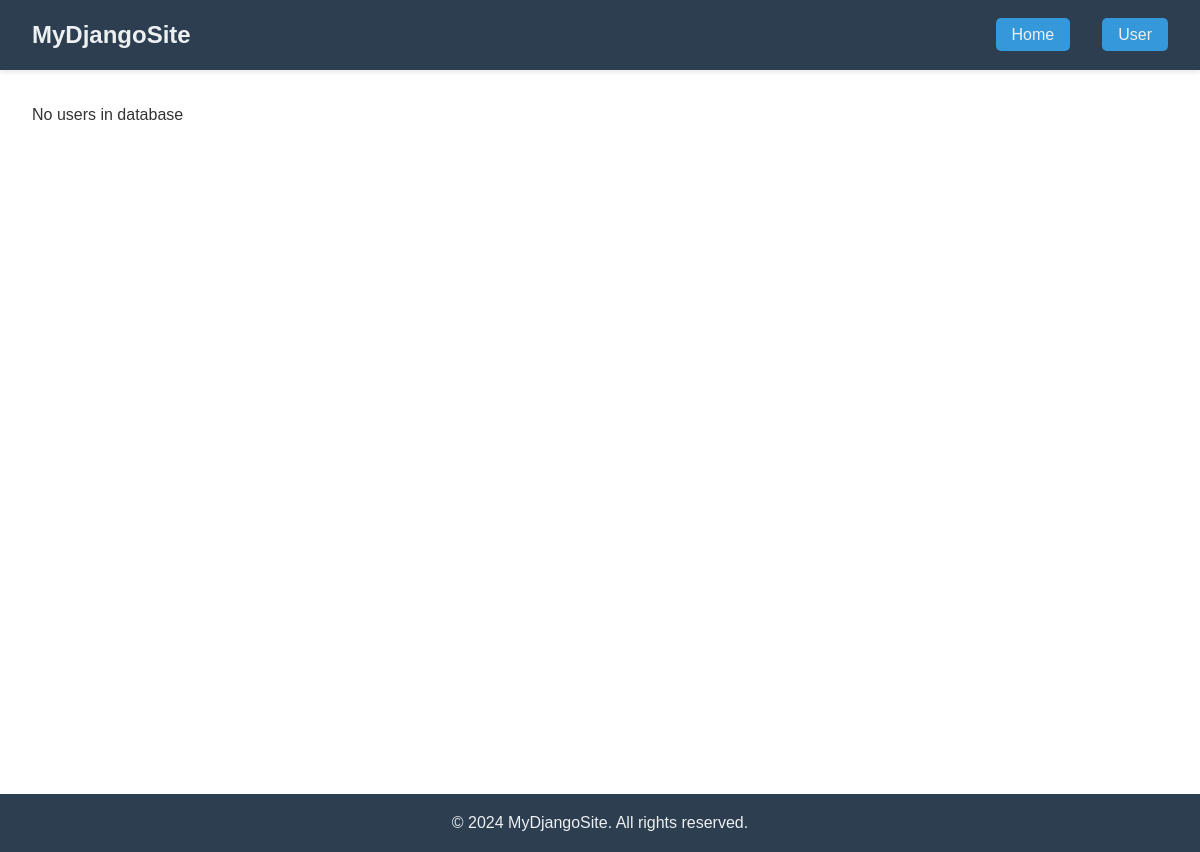
The app's page /users/, older data.
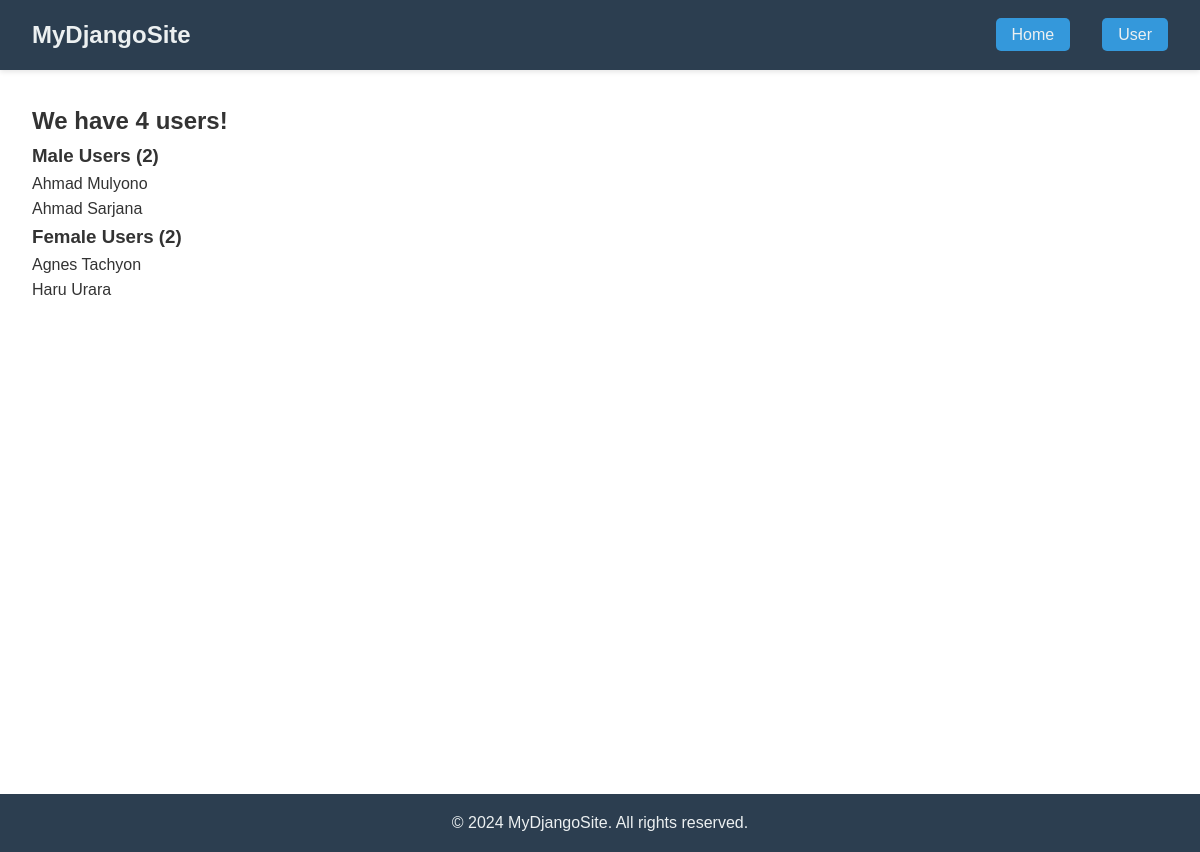
The same page, newer data.
### myapp/models.py (models this page shows, shortened)
class User(models.Model):
    first_name = models.CharField(max_length=30, blank=True, null=True)
    last_name = models.CharField(max_length=30, default='Mulyono')
    password = models.CharField(max_length=128, default='thisispassword', blank=False)
    email = models.EmailField(unique=True, default="temp@gmail.com", blank=False)
    GENDER_CHOICES = [
        ('M', 'Male'),
        ('F', 'Female'),
    ]
    gender = models.CharField(max_length=1, choices=GENDER_CHOICES)

### myapp/views.py (the view)
# urls.py: path('users/', userList, name='user'),
def userList (request):
    all_users = User.objects.all()
    male_users = User.objects.filter(gender='M')
    female_users = User.objects.filter(gender='F')
    context = {
        'all_users': all_users,
        'male_users': male_users,
        'female_users': female_users,
        'total_users': all_users.count(),
        'male_count': male_users.count(),
        'female_count': female_users.count(),
        'has_users': all_users.exists(),
    }
    return render( request, 'user.html', context)

### myapp/templates/user.html
{% extends 'base.html' %}
{% block content %}
    {% if has_users %}
        <h2>We have {{ total_users }} users!</h2>
        <h3>Male Users ({{ male_count }})</h3>
        {% for user in male_users %}
            <div>{{ user.first_name }} {{ user.last_name }}</div>
        {% empty %}
            <p>No male users found</p>
        {% endfor %}
        <h3>Female Users ({{ female_count }})</h3>
        {% for user in female_users %}
            <div>{{ user.first_name }} {{ user.last_name }}</div>
        {% empty %}
            <p>No female users found</p>
        {% endfor %}
    {% else %}
        <p>No users in database</p>
    {% endif %}
{% endblock %}

Row changes from the older to the newer data that the page shows:
added User: first_name "Ahmad", last_name "Mulyono", shown under "Male Users (2)"
added User: first_name "Ahmad", last_name "Sarjana", shown under "Male Users (2)"
added User: first_name "Agnes", last_name "Tachyon", shown under "Female Users (2)"
added User: first_name "Haru", last_name "Urara", shown under "Female Users (2)"
Text that changed along with them:
{{ total_users }}: (not shown) → "4"
{{ male_count }}: (not shown) → "2"
{{ female_count }}: (not shown) → "2"
text no longer shown: "No users in database"
text now shown: "We have users! Male Users ( ) Female Users ( )"
